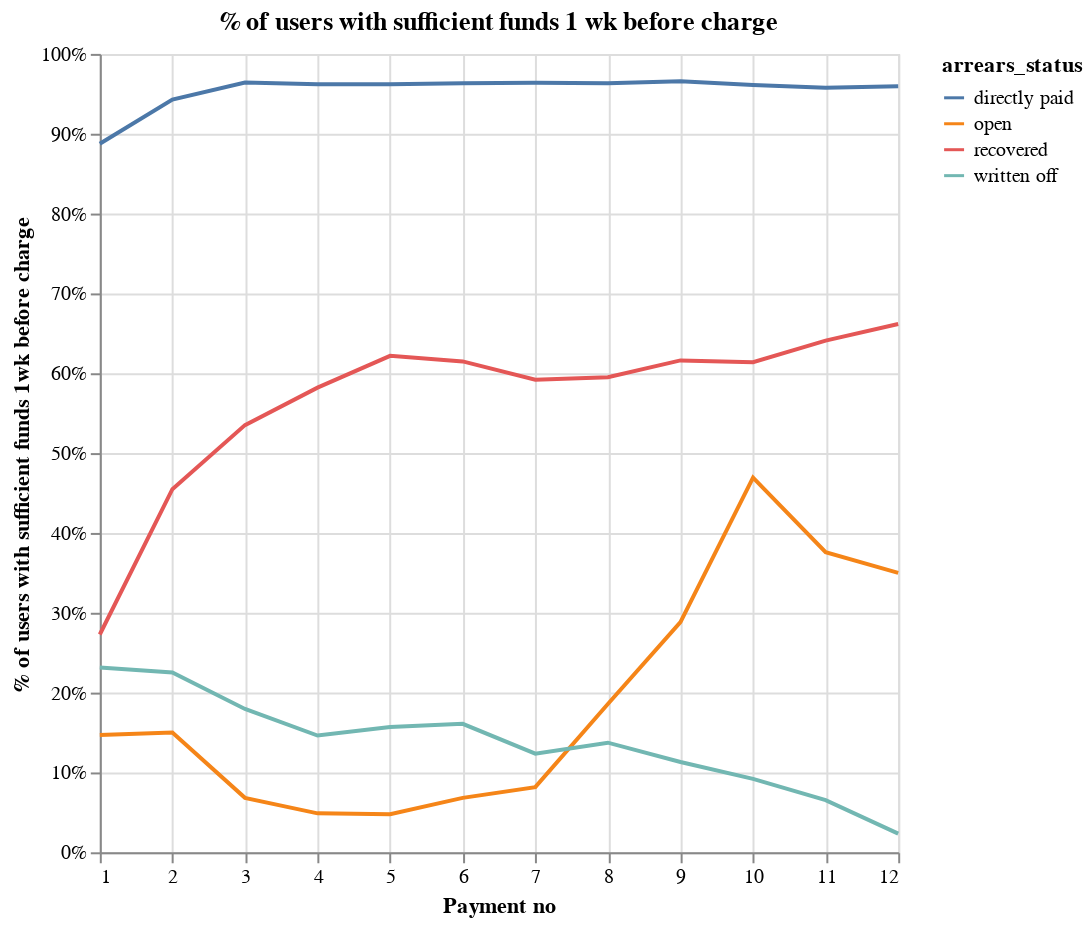

Write notebook code for a chart like this one.
### Code cell
# timing of charge and actual revenue.

df = pd.read_csv("sample.csv")

# data set is on user-payment level.
df = df.loc[df["arrears_status"] != "discount", :]
df = df.loc[df["market"] != "GBR", :]
df["tx_week"] = pd.to_datetime(df["tx_week"])
# load mmb
mmb = pd.read_csv("mmb.csv")
# we actually want to join on the lag week --> know whether the funds were sufficient prior booking.
mmb["lag_week"] = pd.to_datetime(mmb["week"]) + timedelta(weeks=1)
mmb = mmb.merge(
    df, left_on=["user_id", "lag_week"], right_on=["user_id", "tx_week"], how="inner"
)

mmb["max_suff"] = 0
mmb.loc[(mmb["max_bal"].astype(float) > 20) == True, "max_suff"] = 1

mmb = (
    mmb.groupby(["arrears_status", "payment_no"])["max_suff"].agg("mean").reset_index()
)

alt.Chart(mmb).mark_line().encode(
    x=alt.X("payment_no:Q", axis=alt.Axis(title="Payment no")),
    y=alt.Y(
        "max_suff:Q",
        axis=alt.Axis(
            format="%", title="% of users with sufficient funds 1wk before charge"
        ),
    ),
    color="arrears_status",
).properties(
    title="% of users with sufficient funds 1 wk before charge", width=400, height=400
)

### Figure 1 — Vega-Lite specification as saved in the notebook (floating-point values rounded to 4 significant figures)
{"config": {"view": {"continuousWidth": 400, "continuousHeight": 300}}, "data": {"name": "data-cb967dda49b78a9913a5fe257fc824c6"}, "mark": "line", "encoding": {"color": {"type": "nominal", "field": "arrears_status"}, "x": {"type": "quantitative", "axis": {"title": "Payment no"}, "field": "payment_no"}, "y": {"type": "quantitative", "axis": {"format": "%", "title": "% of users with sufficient funds 1wk before charge"}, "field": "max_suff"}}, "height": 400, "title": "% of users with sufficient funds 1 wk before charge", "width": 400, "$schema": "https://vega.github.io/schema/vega-lite/v4.8.1.json", "datasets": {"data-cb967dda49b78a9913a5fe257fc824c6": [{"arrears_status": "directly paid", "payment_no": 1, "max_suff": 0.8874}, {"arrears_status": "directly paid", "payment_no": 2, "max_suff": 0.9428}, {"arrears_status": "directly paid", "payment_no": 3, "max_suff": 0.9641}, {"arrears_status": "directly paid", "payment_no": 4, "max_suff": 0.962}, {"arrears_status": "directly paid", "payment_no": 5, "max_suff": 0.9621}, {"arrears_status": "directly paid", "payment_no": 6, "max_suff": 0.9631}, {"arrears_status": "directly paid", "payment_no": 7, "max_suff": 0.9638}, {"arrears_status": "directly paid", "payment_no": 8, "max_suff": 0.9632}, {"arrears_status": "directly paid", "payment_no": 9, "max_suff": 0.9657}, {"arrears_status": "directly paid", "payment_no": 10, "max_suff": 0.9611}, {"arrears_status": "directly paid", "payment_no": 11, "max_suff": 0.9575}, {"arrears_status": "directly paid", "payment_no": 12, "max_suff": 0.9594}, {"arrears_status": "open", "payment_no": 1, "max_suff": 0.1471}, {"arrears_status": "open", "payment_no": 2, "max_suff": 0.15}, {"arrears_status": "open", "payment_no": 3, "max_suff": 0.06818}, {"arrears_status": "open", "payment_no": 4, "max_suff": 0.04878}, {"arrears_status": "open", "payment_no": 5, "max_suff": 0.04762}, {"arrears_status": "open", "payment_no": 6, "max_suff": 0.06818}, {"arrears_status": "open", "payment_no": 7, "max_suff": 0.08163}, {"arrears_status": "open", "payment_no": 8, "max_suff": 0.1857}, {"arrears_status": "open", "payment_no": 9, "max_suff": 0.2883}, {"arrears_status": "open", "payment_no": 10, "max_suff": 0.4692}, {"arrears_status": "open", "payment_no": 11, "max_suff": 0.3759}, {"arrears_status": "open", "payment_no": 12, "max_suff": 0.3501}, {"arrears_status": "recovered", "payment_no": 1, "max_suff": 0.2728}, {"arrears_status": "recovered", "payment_no": 2, "max_suff": 0.4548}, {"arrears_status": "recovered", "payment_no": 3, "max_suff": 0.535}, {"arrears_status": "recovered", "payment_no": 4, "max_suff": 0.582}, {"arrears_status": "recovered", "payment_no": 5, "max_suff": 0.6218}, {"arrears_status": "recovered", "payment_no": 6, "max_suff": 0.6148}, {"arrears_status": "recovered", "payment_no": 7, "max_suff": 0.592}, {"arrears_status": "recovered", "payment_no": 8, "max_suff": 0.595}, {"arrears_status": "recovered", "payment_no": 9, "max_suff": 0.6161}, {"arrears_status": "recovered", "payment_no": 10, "max_suff": 0.6139}, {"arrears_status": "recovered", "payment_no": 11, "max_suff": 0.6409}, {"arrears_status": "recovered", "payment_no": 12, "max_suff": 0.6617}, {"arrears_status": "written off", "payment_no": 1, "max_suff": 0.2315}, {"arrears_status": "written off", "payment_no": 2, "max_suff": 0.2253}, {"arrears_status": "written off", "payment_no": 3, "max_suff": 0.1795}, {"arrears_status": "written off", "payment_no": 4, "max_suff": 0.1462}, {"arrears_status": "written off", "payment_no": 5, "max_suff": 0.1569}, {"arrears_status": "written off", "payment_no": 6, "max_suff": 0.1609}, {"arrears_status": "written off", "payment_no": 7, "max_suff": 0.1235}, {"arrears_status": "written off", "payment_no": 8, "max_suff": 0.1373}, {"arrears_status": "written off", "payment_no": 9, "max_suff": 0.1131}, {"arrears_status": "written off", "payment_no": 10, "max_suff": 0.09198}, {"arrears_status": "written off", "payment_no": 11, "max_suff": 0.06533}, {"arrears_status": "written off", "payment_no": 12, "max_suff": 0.02341}]}}
